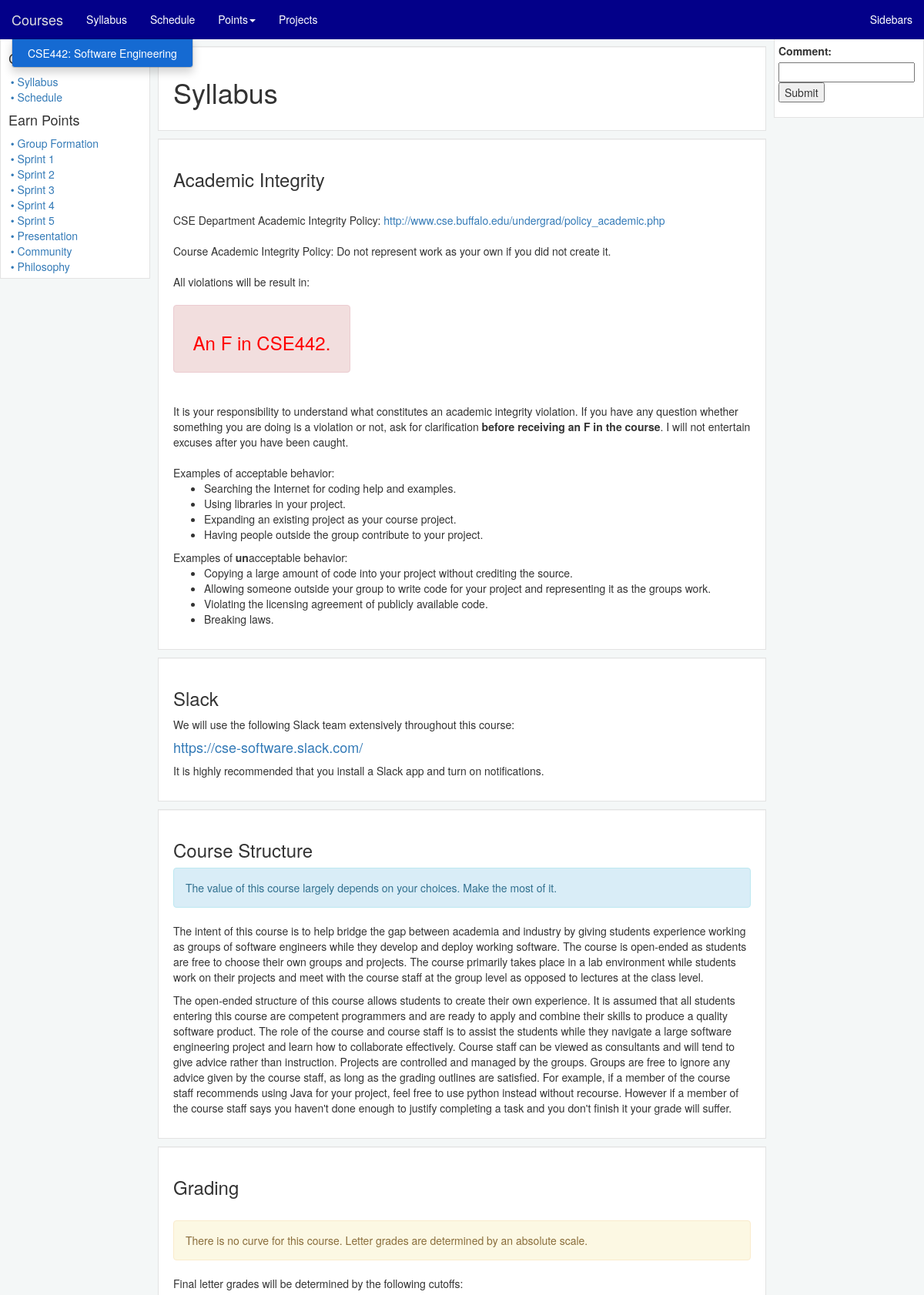
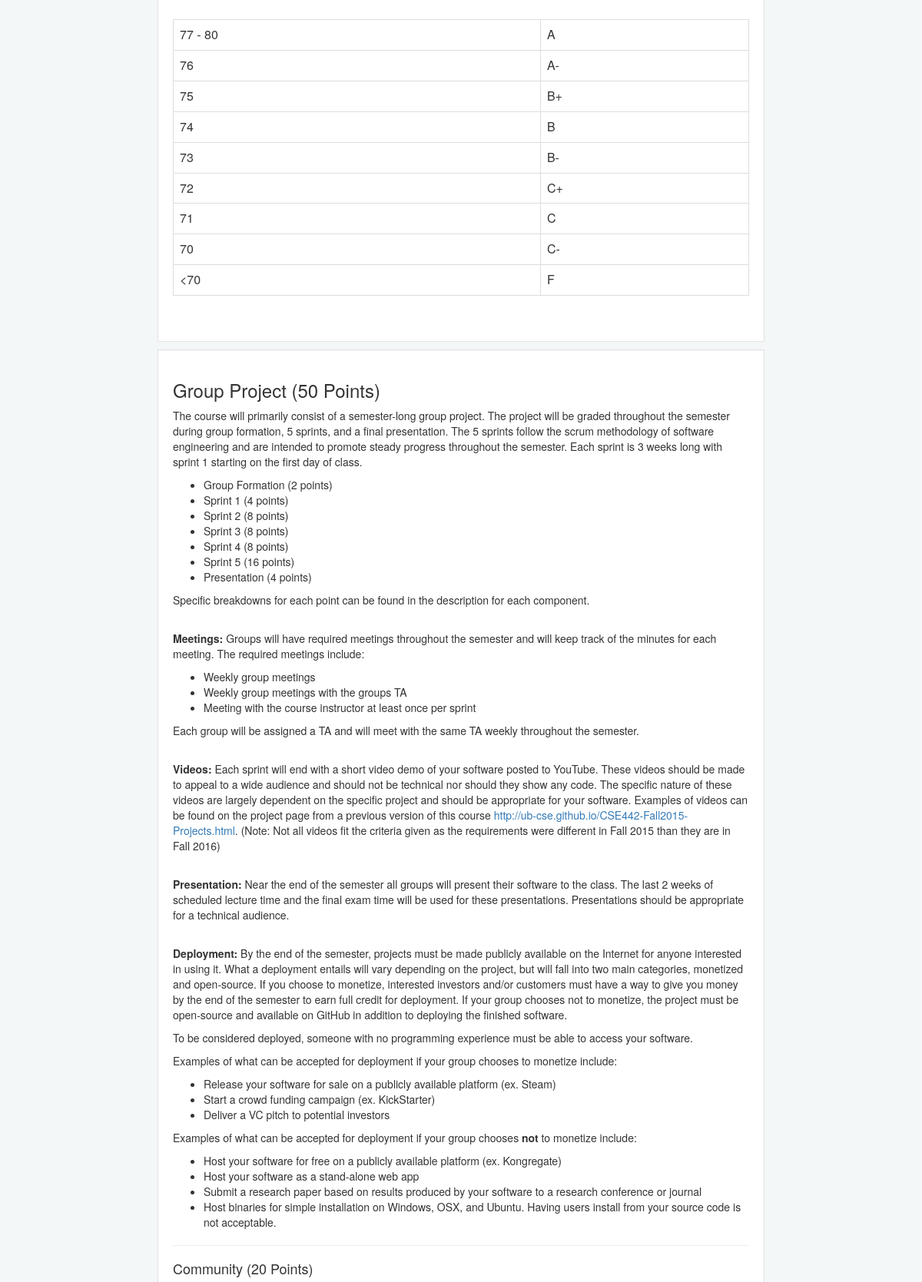
Screenshot of /courses/CSE442/syllabus/ (upper part) with the database file from the repository (2 pictures, top to bottom).
### courses/models.py (models this page shows, shortened)
class Course(models.Model):
    course_number = models.CharField(max_length=15, blank=True, null=True)
    course_title = models.CharField(max_length=100, blank=True, null=True)
    course_project = models.BooleanField(default=False, blank=True)

class Content(models.Model):
    course = models.ForeignKey(Course)
    title = models.CharField(max_length=100)
    short_title = models.CharField(max_length=40, blank=True, null=True)
    page_type = models.CharField(max_length=100, blank=True, null=True)
    due_date = models.CharField(max_length=200, blank=True, null=True)
    next_content_short_title = models.CharField(max_length=100, blank=True, null=True)
    previous_content_short_title = models.CharField(max_length=100, blank=True, null=True)
    index = models.IntegerField(blank=True, null=True)

class Section(models.Model):
    lesson = models.ForeignKey(Content, blank=True, null=True)
    sectionTitle = models.CharField(max_length=100)
    index = models.IntegerField()
    html_content = models.TextField()
    class Meta:
        ordering = ['index']

class SubSection(models.Model):
    section = models.ForeignKey(Section, blank=True, null=True)
    subSectionTitle = models.CharField(max_length=100)
    index = models.IntegerField()
    html_content = models.TextField()
    class Meta:
        ordering = ['index']

### courses/views.py (the view)
# urls.py: url(r'^(?P<course_number>.+)/syllabus/$', views.syllabus, name='syllabus'),
def syllabus(request, course_number):
    return render_content(request, course_number, 'syllabus', 'courses/syllabus.html')

### courses/forms.py
class CommentForm(forms.Form):
    comment = forms.CharField(label='Comment', max_length=140)

### courses/context_processors.py (called while the page is built)
def all_comments(request):
    return {'all_comments': Comment.objects.all().filter(time_submitted__gte=datetime.datetime.now()-datetime.timedelta(minutes=30)).order_by('answered', '-time_submitted')}

def all_courses(request):
    return {'all_courses': Course.objects.all().order_by('course_number')}

def all_content(request):
    return {'all_content': Content.objects.all()}

def all_lectures(request):
    return {'all_lectures': Content.objects.all().filter(page_type='lecture').order_by('index')}

def all_assignments(request):
    return {'all_assignments': Content.objects.all().filter(page_type='assignment').order_by('index')}

def syllabus(request):
    return {'syllabus': Content.objects.all().filter(page_type='syllabus')}

def schedule(request):
    return {'schedule': Content.objects.all().filter(page_type='schedule')}

### courses/templatetags/render_as_template.py (called while the page is built)
def render_as_template(parser, token):
    bits = token.split_contents()
    if len(bits) != 2:
        raise TemplateSyntaxError("'%s' takes only one argument"
                                  " (a variable representing a template to render)" % bits[0])
    return RenderAsTemplateNode(bits[1])

    def render(self, context):
        try:
            actual_item = self.item_to_be_rendered.resolve(context)
            return Template(actual_item).render(context)
        except template.VariableDoesNotExist:
            return ''

### courses/views.py (called while the page is built)
def render_content(request, course_number, page_type, template, short_title=""):
    course = Course.objects.get(course_number=course_number)
    lectures = Content.objects.filter(course=course, page_type='lecture', index__gte=0).order_by('index')
    assignments = Content.objects.filter(course=course, page_type='assignment').order_by('index')
    this_lecture = Content.objects.get(course=course, page_type=page_type, short_title=short_title) if short_title != "" \
        else Content.objects.get(course=course, page_type=page_type)
    form = CommentForm()
    context = {'lectures': lectures, 'assignments': assignments, 'course': course, 'this_lecture': this_lecture,
               'form': form}
    return render(request, template, context)

### courses/templates/courses/syllabus.html
{% extends "courses/lecture.html" %}

### courses/templates/courses/lecture.html (shortened to what this page needs)
{% extends "courses/course_base.html" %}
{% load  render_as_template %}
{% block content %}
    <div class="well lecture-section-well">
        <h1>{{ this_lecture.title }}</h1>
    </div>
    {% for section in this_lecture.section_set.all %}
        <div class="well lecture-section-well">
            <h3>{{ section.sectionTitle }}</h3>
            {% render_as_template section.html_content %}
            {% for subsection in section.subsection_set.all %}
                <hr/>
                <h4>{{ subsection.subSectionTitle }}</h4>
                {% render_as_template subsection.html_content %}
            {% endfor %}
        </div>
    {% endfor %}
{% endblock %}

### courses/templates/courses/course_base.html (shortened to what this page needs)
{% extends "base.html" %}
{% load  render_as_template %}
{% block corner_title %}Courses{% endblock %}
{% block navbar %}
    <ul class="nav navbar-nav">
        <li><a href="{% url 'courses:syllabus' course.course_number %}">Syllabus</a></li>
        <li><a href="{% url 'courses:schedule' course.course_number %}">Schedule</a></li>
        <li class="dropdown">
            <a class="dropdown-toggle" data-toggle="dropdown"
               href="{% url 'courses:course_home' course.course_number %}">Points<span
                    class="caret"></span></a>
        </li>
        {% if course.course_project == True %}
            <li><a href="{% url 'courses:projects' course.course_number %}">Projects</a></li>
        {% endif %}
    </ul>
{% endblock %}
{% block left_sidebar %}
    <div class="left-side-bar">
        <div class="well sidebar-well">
            <h4>&nbsp;{{ course.course_number }}</h4>
            &nbsp; <a class="menu_link" href="{% url 'courses:syllabus' course.course_number %}">&#x2022;
            Syllabus</a><br/>
            &nbsp; <a class="menu_link" href="{% url 'courses:schedule' course.course_number %}">&#x2022; Schedule</a>
            <br/>
            <h4>&nbsp;Earn Points</h4>
            {% for assignment in assignments %}
                &nbsp;<a class="menu_link"
                         href="{% url 'courses:assignment' course.course_number assignment.short_title %}">
                &#x2022; {{ assignment.title }}</a>
                <br/>
            {% endfor %}
        </div>
    </div>
{% endblock %}
{% block right_sidebar %}
    <div class="right-side-bar">
        <div class="well sidebar-well">
            <form action="{% url 'courses:comment_form' course.course_number %}" method="post">
                {{ form }}
                <input type="submit" value="Submit"/>
            </form>
            </div>
        </div>
    </div>
{% endblock %}

### templates/base.html (shortened to what this page needs)
{% load staticfiles %}
<html>
<head>
    <link rel="stylesheet" href="https://maxcdn.bootstrapcdn.com/bootstrap/3.3.5/css/bootstrap.min.css">
    <link rel="stylesheet" type="text/css" href="{% static 'courses/UBStylin.css' %}"/>
</head>
<body class="outer">
<nav class="navbar navbar-default navbar-fixed-top">
    <div class="container-fluid">
        <div class="navbar-header">
            <ul class="nav navbar-nav">
                <li class="dropdown">
                    <a class="navbar-brand dropdown-toggle" data-toggle="dropdown" href="{% url 'courses:index' %}">
                        {% block corner_title %}Courses{% endblock %}</a>
                    <ul class="dropdown-menu">
                        {% for course in all_courses %}
                            <li>
                                <a href="{% url 'courses:syllabus' course.course_number %}">{{ course.course_number }}: {{ course.course_title }}</a>
                            </li>
                        {% endfor %}
                    </ul>
                </li>
            </ul>
        </div>
        <div class="collapse navbar-collapse" id="theNavbar">
            {% block navbar %}{% endblock %}
            <ul class="nav navbar-nav navbar-right">
                <li><a href="#" onclick="toggle_bars(); return false;">Sidebars</a></li>
            </ul>
        </div>
    </div>
</nav>
<div class="container-fluid">
    {% block body %}
        <div class="row">
            <div id="left_sidebar" class="col-sm-2 less-padding">
                {% block left_sidebar %}{% endblock %}
            </div>
            <div id="center_content" class="col-sm-8 less-padding">
                <div class="content-area">
                    {% block content %}{% endblock %}
                </div>
            </div>
            <div id="right_sidebar" class="col-sm-2 less-padding">
                {% block right_sidebar %}{% endblock %}
        </div>
    {% endblock %}
</div>
</body>
</html>

### courses/static/courses/UBStylin.css (style rules this page uses)
div.sidebar-well { border-radius: 0; padding: 5px; overflow: auto; }
div.right-side-bar { width: 16.7%; padding-left: 5px; position: fixed; height: calc(100% - 32px); overflow: auto; }
div.left-side-bar { width: 16.7%; padding-right: 5px; position: fixed; height: calc(100% - 32px); overflow: auto; }
div.lecture-section-well { border-radius: 0; margin: 10px 5px; }
div.content-area { height: calc(100% - 32px); }
div.less-padding { padding: 0; }
.well { background: white; }
body.outer { background-color: #f4f7f7; }
a.menu_link { text-decoration: none; }
.navbar-default { border-radius: 0; }
body { padding-top: 50px; }
.navbar-default { background-color: #030089; border-color: #030089; }
.navbar-default .navbar-brand { color: #ffffff; }
.navbar-default .navbar-nav > li > a { color: #ffffff; }
.navbar-default .navbar-nav > li > .dropdown-menu { background-color: #156ad2; }
.navbar-default .navbar-nav > li > .dropdown-menu > li > a { color: #ffffff; }
.navbar-default .navbar-collapse, .navbar-default .navbar-form { border-color: #ffffff; }

### rows the page displays
Course: course_number "CSE442", course_title "Software Engineering"
Content: title "Group Formation"
Content: title "Sprint 1"
Content: title "Sprint 2"
Content: title "Sprint 3"
Content: title "Sprint 4"
Content: title "Sprint 5"
Content: title "Presentation"
Content: title "Community"
Content: title "Philosophy"
Content: title "Syllabus"
Section: sectionTitle "Academic Integrity", html_content "CSE Department Academic Integrity Policy: http://www.cse.buffalo.edu/undergrad/policy_academic.php Course Academic Integrity Policy: Do not represent work as your own if you did not create it. All violations will be result in: \u000f An F in CSE442. It is your responsibility to understand what constitutes an academic integrity violation. If you have any question whether something you are doing is a violation or not, ask for clarification before receiving an F in the course . I will not entertain excuses after you have been caught. Examples of acceptable behavior: Searching the Internet for coding help and examples. Using libraries in your project. Expanding an existing project as your course…"
Section: sectionTitle "Slack", html_content "We will use the following Slack team extensively throughout this course: https://cse-software.slack.com/ It is highly recommended that you install a Slack app and turn on notifications."
Section: sectionTitle "Course Structure", html_content "The value of this course largely depends on your choices. Make the most of it. The intent of this course is to help bridge the gap between academia and industry by giving students experience working as groups of software engineers while they develop and deploy working software. The course is open-ended as students are free to choose their own groups and projects. The course primarily takes place in a lab environment while students work on their projects and meet with the course staff at the group level as opposed to lectures at the class level. The open-ended structure of this course allows students to create their own experience. It is assumed that all students entering this course are…"
Section: sectionTitle "Grading", html_content "There is no curve for this course. Letter grades are determined by an absolute scale. Final letter grades will be determined by the following cutoffs: 77 - 80 A 76 A- 75 B+ 74 B 73 B- 72 C+ 71 C 70 C- <70 F"
Section: sectionTitle "Group Project (50 Points)", html_content "The course will primarily consist of a semester-long group project. The project will be graded throughout the semester during group formation, 5 sprints, and a final presentation. The 5 sprints follow the scrum methodology of software engineering and are intended to promote steady progress throughout the semester. Each sprint is 3 weeks long with sprint 1 starting on the first day of class. Group Formation (2 points) Sprint 1 (4 points) Sprint 2 (8 points) Sprint 3 (8 points) Sprint 4 (8 points) Sprint 5 (16 points) Presentation (4 points) Specific breakdowns for each point can be found in the description for each component. Meetings: Groups will have required meetings throughout the…"
SubSection: subSectionTitle "Community (20 Points)"
